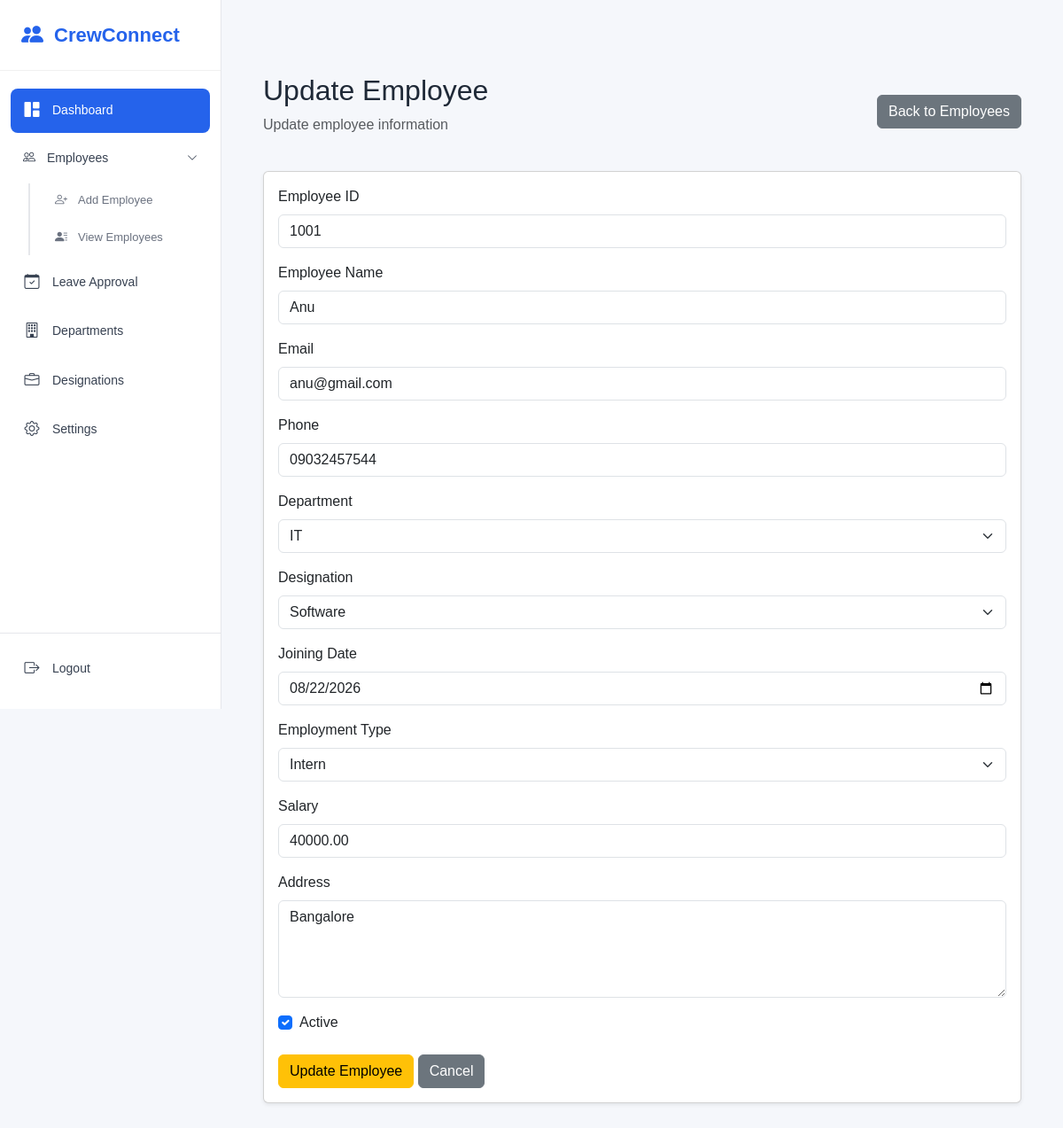
The page /employees/1/edit/ (signed in) on the database its author committed.
### hr/models.py (models this page shows, shortened)
class Employee(models.Model):
    EMPLOYMENT_TYPES = [
        ("Permanent", "Permanent"), #("database_value", "display_value")
        ("Contract", "Contract"),
        ("Part-time", "Part-time"),
        ("Intern", "Intern"),
    ]
    user = models.OneToOneField(User,on_delete=models.CASCADE,null=True,blank=True) # for one user have one employee
    employee_id = models.CharField(max_length=20,unique=True)
    name = models.CharField(max_length=100)
    email = models.EmailField(unique=True)
    phone = models.CharField(max_length=15)
    department = models.ForeignKey(Department,on_delete=models.PROTECT) # we cannot delete any employees present in this dept
    designation = models.ForeignKey(Designation,on_delete=models.PROTECT)# we cannot delete any employees present in this design
    joining_date = models.DateField()
    employment_type = models.CharField(max_length=20,choices=EMPLOYMENT_TYPES)
    salary = models.DecimalField(max_digits=10,decimal_places=2)
    address = models.TextField()
    status = models.BooleanField(default=True)

class Department(models.Model):
    name = models.CharField(max_length=100, unique=True)

class Designation(models.Model):
    name = models.CharField(max_length=100, unique=True)

### hr/views.py (the view, shortened to what this page needs)
# urls.py: path("employees/<int:id>/edit/", views.employee_update, name="employee_update"),
@login_required
@never_cache
def employee_update(request, id):
    employee = get_object_or_404(Employee,id=id )
    departments = Department.objects.all()
    designations = Designation.objects.all()
    return render(
        request,
        "employee_add_update.html",
        {
            "employee": employee,
            "departments": departments,
            "designations": designations,
            "employment_types": Employee.EMPLOYMENT_TYPES,
            "is_update": True,
        }
    )

### templates/employee_add_update.html (shortened to what this page needs)
{% extends "base.html" %}
{% block content %}
<div class="container mt-5">
    <div class="d-flex justify-content-between align-items-center mb-4">
        <div>
            {% if is_update %}
                <h2>Update Employee</h2>
                <p class="text-muted">
                    Update employee information
                </p>
            {% else %}
                <h2>Add Employee</h2>
                <p class="text-muted">
                    Add a new employee to CrewConnect
                </p>
            {% endif %}
        </div>
        <a href="{% url 'employee_list' %}" class="btn btn-secondary">
            Back to Employees
        </a>
    </div>
    <div class="card shadow-sm">
        <div class="card-body">
            {% if is_update %}
                <form method="POST"
                      action="{% url 'employee_update' employee.id %}">
            {% else %}
                <form method="POST"
                      action="{% url 'employee_create' %}">
            {% endif %}
                <div class="mb-3">
                    <label class="form-label">
                        Employee ID
                    </label>
                    <input
                        type="text"
                        name="employee_id"
                        class="form-control"
                        placeholder="Enter employee ID"
                        value="{{ employee.employee_id|default:'' }}"
                        required
                    >
                </div>
                <div class="mb-3">
                    <label class="form-label">
                        Employee Name
                    </label>
                    <input
                        type="text"
                        name="name"
                        class="form-control"
                        placeholder="Enter employee name"
                        value="{{ employee.name|default:'' }}"
                        required
                    >
                </div>
                <div class="mb-3">
                    <label class="form-label">
                        Email
                    </label>
                    <input
                        type="email"
                        name="email"
                        class="form-control"
                        placeholder="Enter email"
                        value="{{ employee.email|default:'' }}"
                        required
                    >
                </div>
                <div class="mb-3">
                    <label class="form-label">
                        Phone
                    </label>
                    <input
                        type="text"
                        name="phone"
                        class="form-control"
                        placeholder="Enter phone number"
                        value="{{ employee.phone|default:'' }}"
                        required
                    >
                </div>
                <div class="mb-3">
                    <label class="form-label">
                        Department
                    </label>
                    <select
                        name="department"
                        class="form-select"
                        required
                    >
                        {% for department in departments %}
                            <option
                                value="{{ department.id }}"
                                {% if employee.department_id == department.id %}
                                    selected
                                {% endif %}
                            >
                                {{ department.name }}
                            </option>
                        {% endfor %}
                    </select>
                </div>
                <div class="mb-3">
                    <label class="form-label">
                        Designation
                    </label>
                    <select
                        name="designation"
                        class="form-select"
                        required
                    >
                        {% for designation in designations %}
                            <option
                                value="{{ designation.id }}"
                                {% if employee.designation_id == designation.id %}
                                    selected
                                {% endif %}
                            >
                                {{ designation.name }}
                            </option>
                        {% endfor %}
                    </select>
                </div>
                <div class="mb-3">
                    <label class="form-label">
                        Joining Date
                    </label>
                    <input
                        type="date"
                        name="joining_date"
                        class="form-control"
                        value="{{ employee.joining_date|date:'Y-m-d' }}"
                        required
                    >
                </div>
                <div class="mb-3">
                    <label class="form-label">
                        Employment Type
                    </label>
                    <select
                        name="employment_type"
                        class="form-select"
                        required
                    >
                        {% for value, label in employment_types %}
                            <option
                                value="{{ value }}"
                                {% if employee.employment_type == value %}
                                    selected
                                {% endif %}
                            >
                                {{ label }}
                            </option>
                        {% endfor %}
                    </select>
                </div>
                <div class="mb-3">
                    <label class="form-label">
                        Salary
                    </label>
                    <input
                        type="number"
                        name="salary"
                        class="form-control"
                        placeholder="Enter salary"
                        value="{{ employee.salary|default:'' }}"
                        step="0.01"
                        required
                    >
                </div>
                <div class="mb-3">
                    <label class="form-label">
                        Address
                    </label>
                    <textarea
                        name="address"
                        class="form-control"
                        rows="4"
                        placeholder="Enter address"
                        required
                    >{{ employee.address|default:'' }}</textarea>
                </div>
                <div class="form-check mb-4">
                    <input
                        type="checkbox"
                        name="status"
                        class="form-check-input"
                        id="status"
                        {% if not is_update or employee.status %}
                            checked
                        {% endif %}
                    >
                    <label
                        class="form-check-label"
                        for="status"
                    >
                        Active
                    </label>
                </div>
                {% if is_update %}
                    <button
                        type="submit"
                        class="btn btn-warning"
                    >
                        Update Employee
                    </button>
                {% endif %}
                <a
                    href="{% url 'employee_list' %}"
                    class="btn btn-secondary"
                >
                    Cancel
                </a>
            </form>
        </div>
    </div>
</div>
{% endblock %}

### static/css/sidebar.css (style rules this page uses)
* { margin: 0; padding: 0; box-sizing: border-box; }
body { font-family: Arial, sans-serif; background-color: #f5f7fb; color: #1f2937; }

### rows shown on the page
Employee: employee_id "1001", name "Anu", email "anu@gmail.com", phone "09032457544", department "IT", designation "Software", joining_date "08/22/2026", employment_type "Intern", salary "40000.00", address "Bangalore", status "☑"
